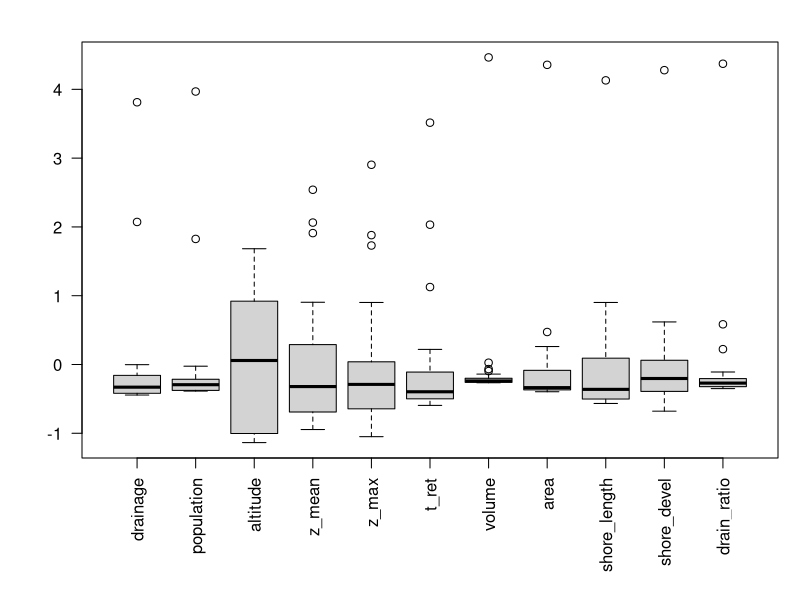
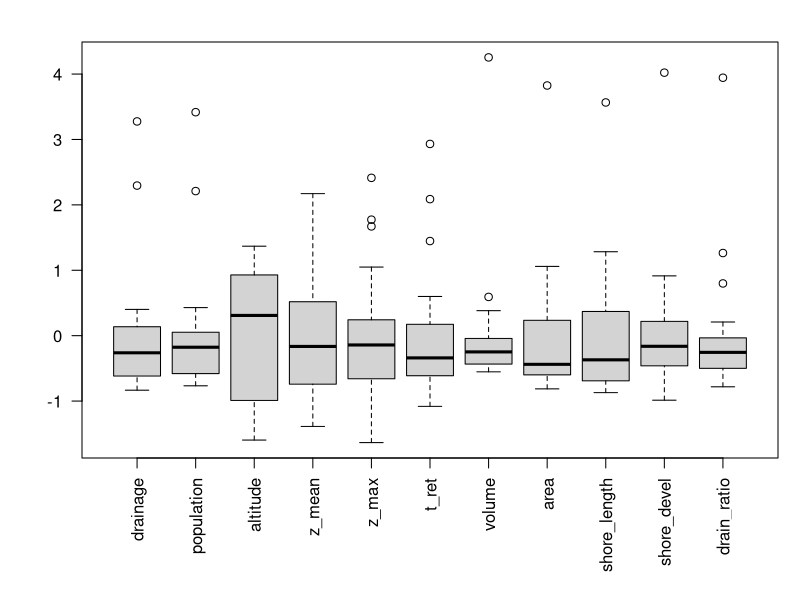
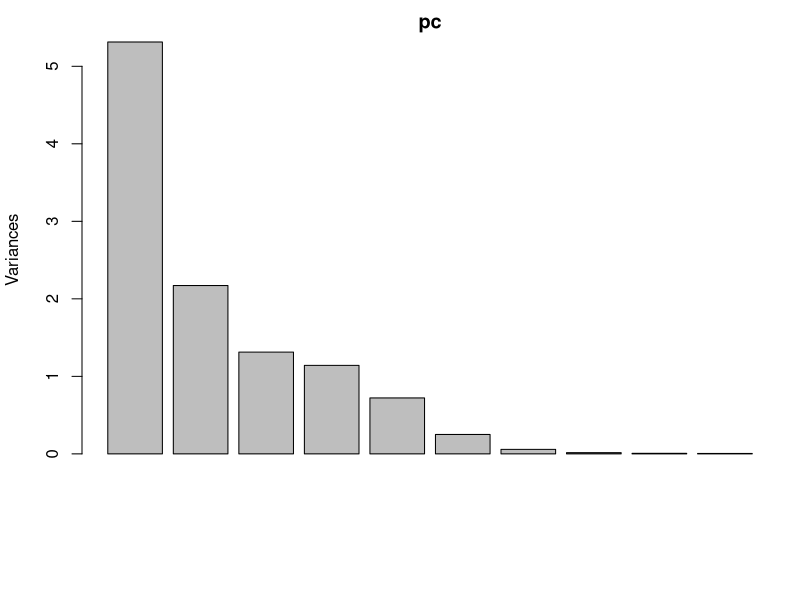
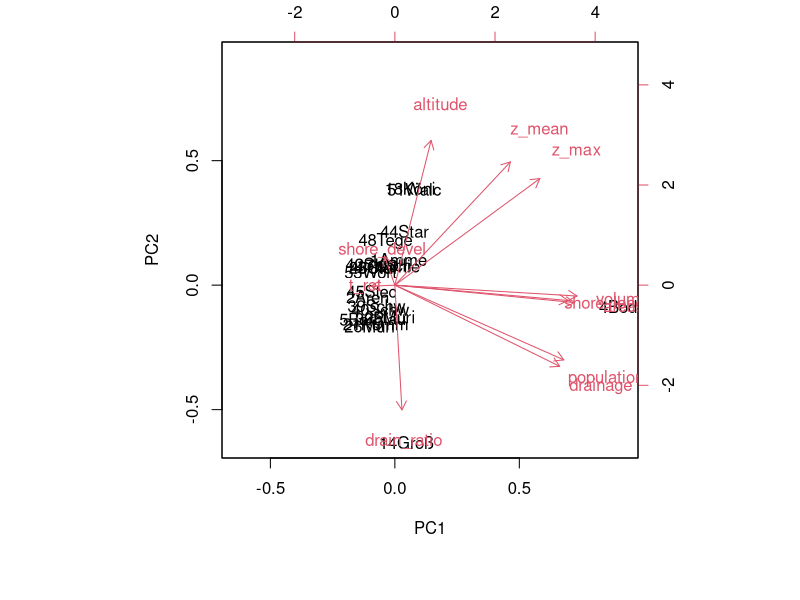
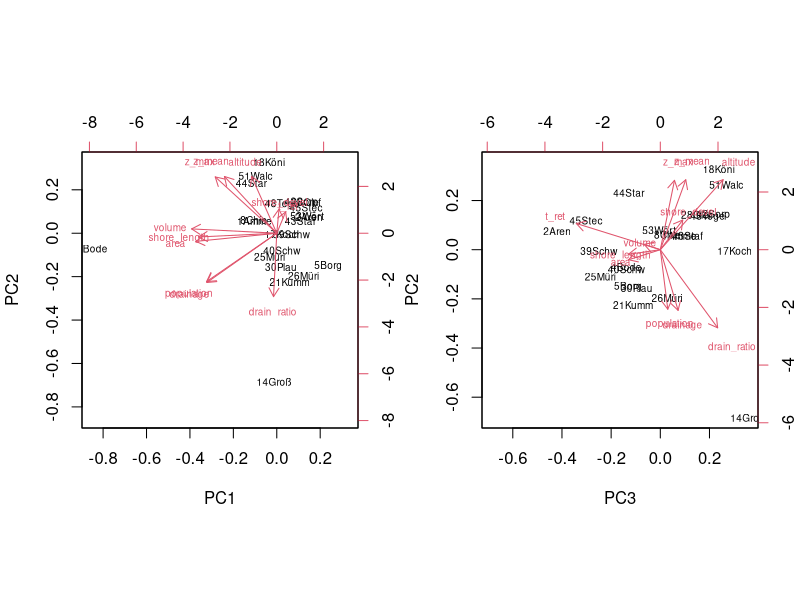
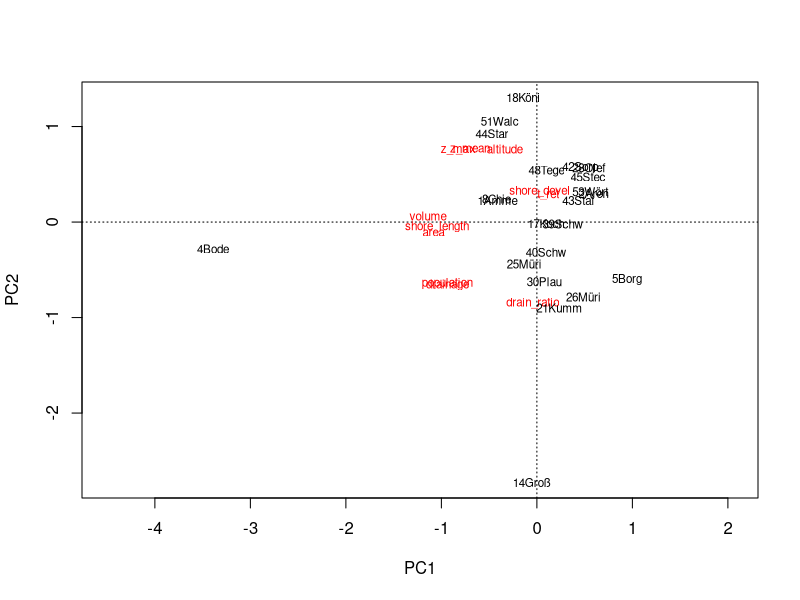
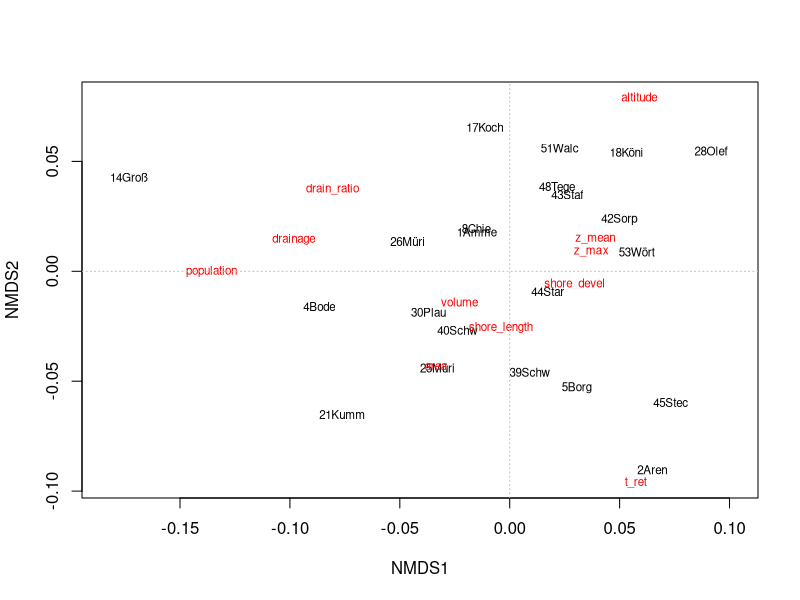
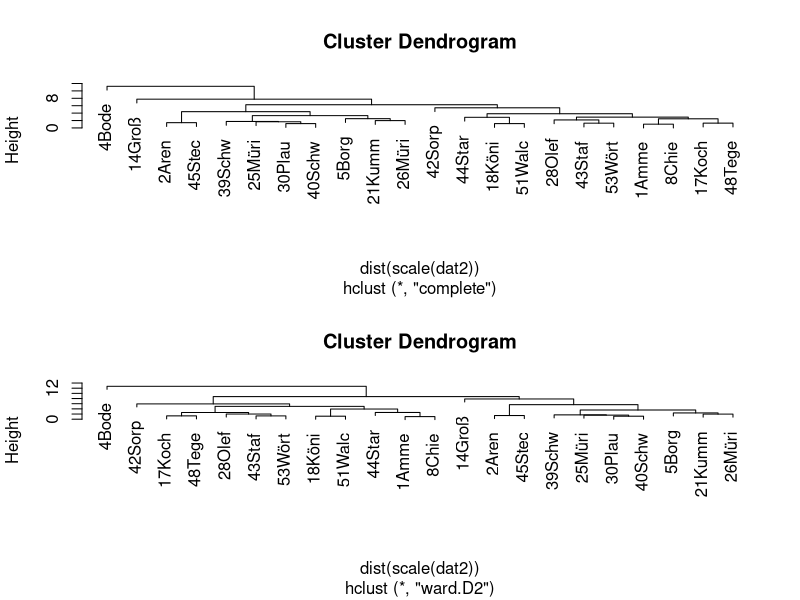

These charts were generated, in order, by the following R code:
## ---- chunk 1
## this code chunk sets some technical details, it is not shown to the user
library("readxl")
library("vegan")
#knitr::opts_chunk$set(echo = TRUE, eval=FALSE)
knitr::opts_chunk$set(echo = TRUE, eval=TRUE)
#setupKnitr(autoprint = TRUE)
## ---- chunk 2
library("readxl") # read Excel files directly
library("vegan")  # multivariate statistics in ecology
lakes <- as.data.frame(
  read_excel("../data/uba/3_tab_kenndaten-ausgew-seen-d_2021-04-08.xlsx", sheet="Tabelle1", skip=3)
)
names(lakes) <- c("name", "state", "drainage", "population", "altitude", 
                  "z_mean", "z_max", "t_ret", "volume", "area", "shore_length", 
                  "shore_devel", "drain_ratio", "wfd_type")
rownames(lakes) <- paste0(1:nrow(lakes), substr(lakes$name, 1, 4))
## ---- chunk 3
valid_columns <- c("drainage", "population", "altitude", "z_mean",
                   "z_max", "t_ret", "volume", "area", "shore_length", 
                   "shore_devel", "drain_ratio")

#valid_columns <- c("drainage", "altitude", "z_mean",
#                   "z_max", "t_ret", "volume", "area", "shore_length", 
#                   "shore_devel","drain_ratio")
dat <- lakes[valid_columns]
dat <- na.omit(dat)
## ---- chunk 4
par(mfrow = c(1, 1))
par(mar = c(7, 4, 2, 1) + .1)
boxplot(scale(dat), las = 2)
dat$altitude <- ifelse(dat$altitude < 0, 0, dat$altitude)
boxplot(scale(sqrt(dat)), las=2)
## ---- chunk 5
pc <- prcomp(scale(dat))
summary(pc)
plot(pc)
biplot(pc)
## ---- chunk 6
dat2 <- sqrt(dat)
pc2 <- prcomp(scale(dat2))
summary(pc2)

par(mfrow=c(1,2))
par(mar=c(5, 4, 4, 2) + 0.1)
biplot(pc2, cex=0.6)
biplot(pc2, cex=0.6, choices=c(3, 2))
## ---- chunk 7
par(mfrow=c(1,1))
pc3 <- rda(dat2, scale = TRUE)
pc3
#summary(pc3)
plot(pc3)
## ---- chunk 8
md <- metaMDS(dat2, scale = TRUE, distance = "euclid")
plot(md, type="text")
abline(h=0, col="grey", lty="dotted")
abline(v=0, col="grey", lty="dotted")
## ---- chunk 9
par(mfrow=c(2,1))
hc <- hclust(dist(scale(dat2)), method="complete") # the default
plot(hc)

hc2 <- hclust(dist(scale(dat2)), method="ward.D2")
plot(hc2)
## ---- chunk 10
plot(hc, hang = -1)
rect.hclust(hc, 5)
grp <- cutree(hc, 5)
# grp                  # can be used to show the groups
plot(md, type = "n")
text(md$points, row.names(dat2), col = grp)
